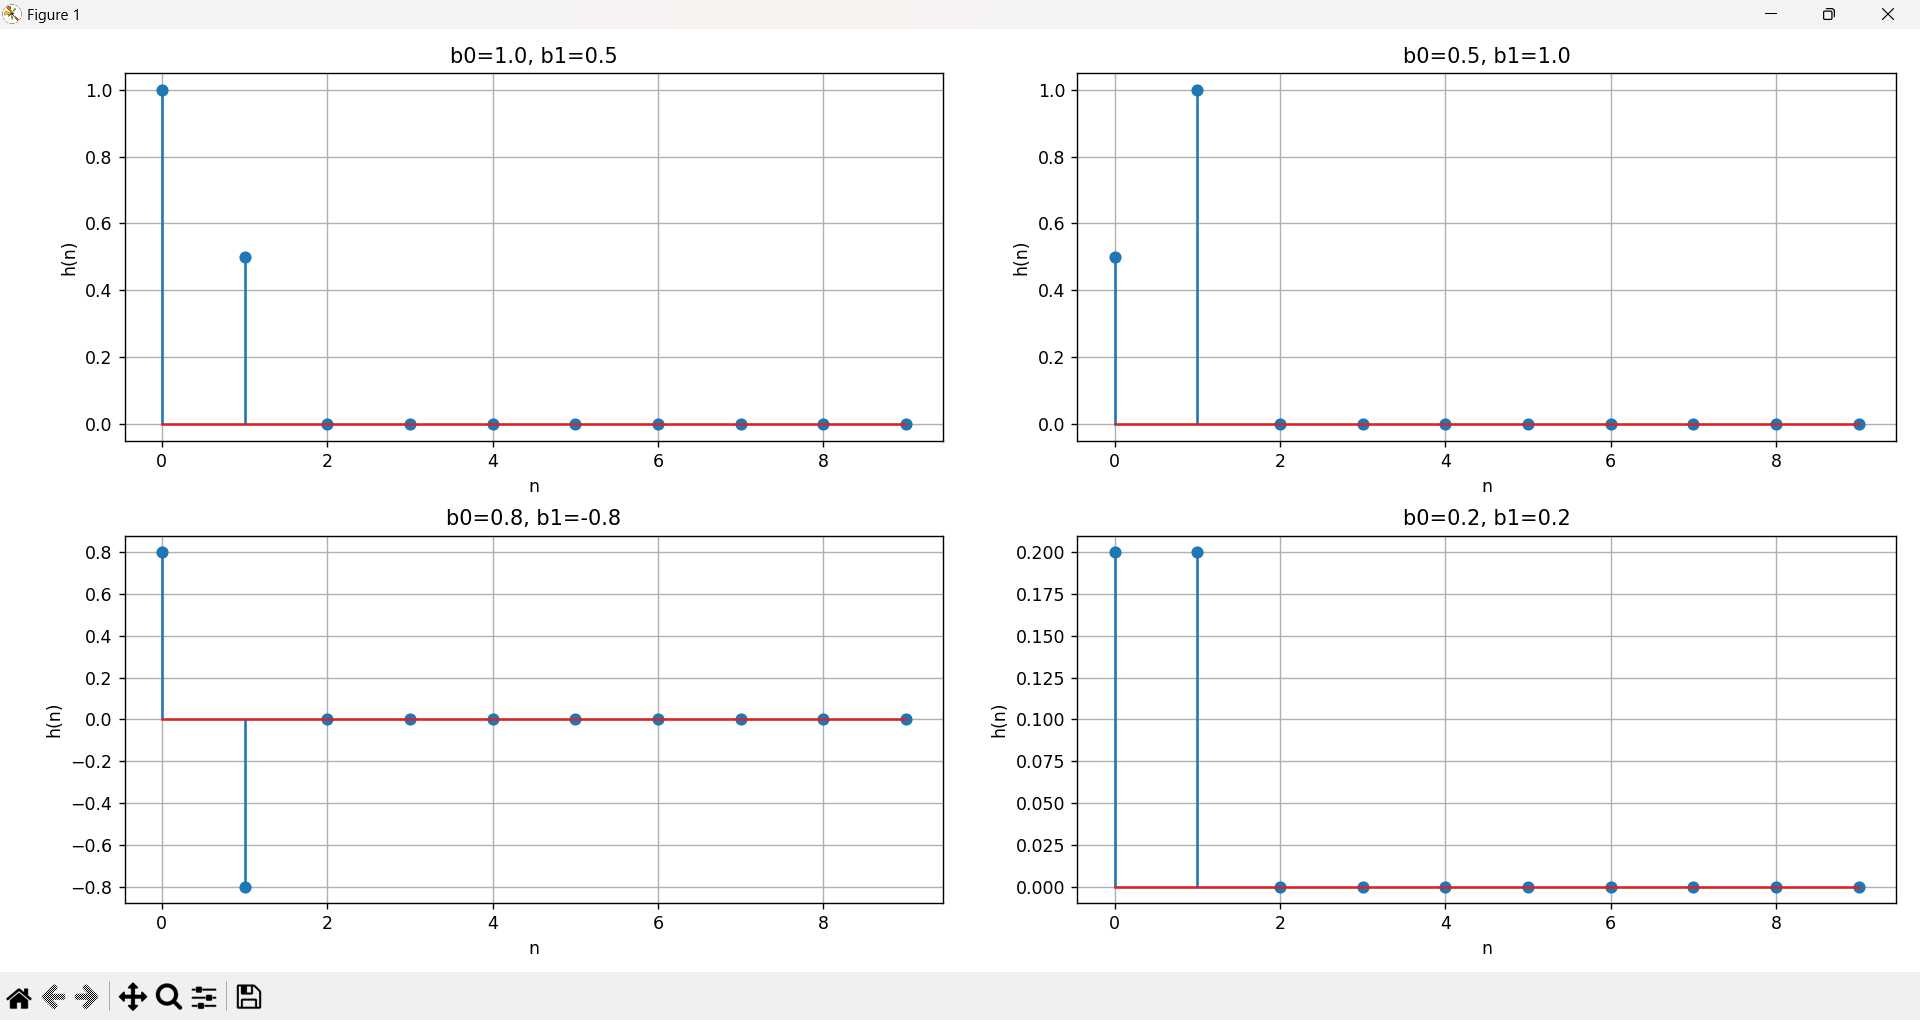

Generate this figure with Python:
import numpy as np
import matplotlib.pyplot as plt
from scipy.signal import lfilter

b0, b1 = 0.8, 0.8
b = [b0, b1]
a = [1]  

impulsion = np.zeros(10)
impulsion[0] = 1  
h = lfilter(b, a, impulsion)

# Visualisation
# Différentes combinaisons de coefficients
coeffs = [(1.0, 0.5), (0.5, 1.0), (0.8, -0.8), (0.2, 0.2)]

plt.figure(figsize=(12, 8))
for i, (b0, b1) in enumerate(coeffs, 1):
    b = [b0, b1]
    h = lfilter(b, a, impulsion)
    
    plt.subplot(2, 2, i)
    plt.stem(h)
    plt.title(f'b0={b0}, b1={b1}')
    plt.xlabel('n')
    plt.ylabel('h(n)')
    plt.grid()

plt.tight_layout()
plt.show()
